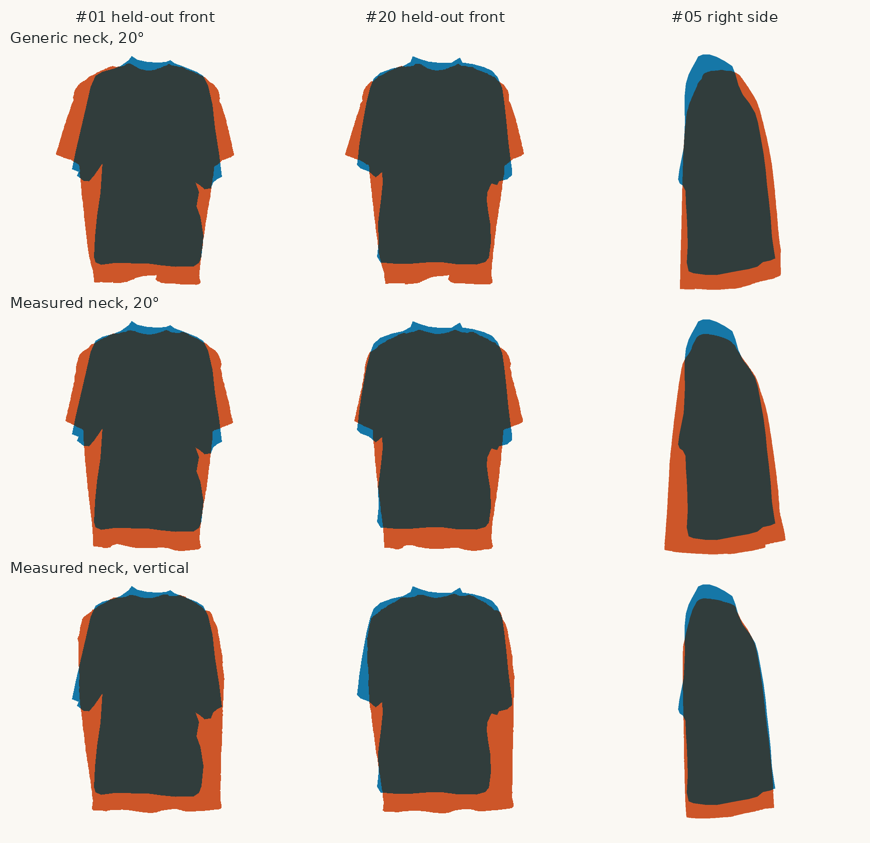
#> input picture examples/auckland-display-neck-overlay.png, 870 x 843 px
$ python -i evaluate_camera_plane.py   (imports and definitions only)
#> lines starting #> are read from the running program, lines starting #| are printed output that depends on the picture; after the words box and inside, x2 and y2 are one past the last pixel; in counts of white or black regions, pixels touching at a corner belong together
#> further down, picture is the input picture: shape (843, 870, 3); mean B, G, R 184.1, 189.7, 193.4
"""Archive a real RGB-only capture using a separately measured camera-to-table plane."""

from argparse import ArgumentParser
from pathlib import Path
from shutil import copyfile

import numpy as np
from PIL import Image
from scipy import ndimage

from examples.evaluate_auckland_tees import write_json
from examples.evaluate_iri_tee import FRAMES, ITEM, WEIGHTS, checked, download, level_reference
from examples.evaluate_measured_support import frame_data, ray_view
from superarchiveallclo.check_archive import check_archive
from superarchiveallclo.compare_flat import compare_flat, sleeve_angle_from_cuffs
from superarchiveallclo.compare_rgbd import compare as compare_depth
from superarchiveallclo.compare_shape import GRID_MM, compare_masks, crop_surface, metric_mask
from superarchiveallclo.flat_measurements import flat_landmarks
from superarchiveallclo.rectify import prepare
from superarchiveallclo.rgbd import plane_basis, registered_regions
from superarchiveallclo.scan import project
from superarchiveallclo.vision import picture_silhouette


def blue_foreground(rgb):
    """Isolate the blue shirt on this neutral table using only RGB."""
    r, g, b = rgb.astype(np.int16).transpose(2, 0, 1)
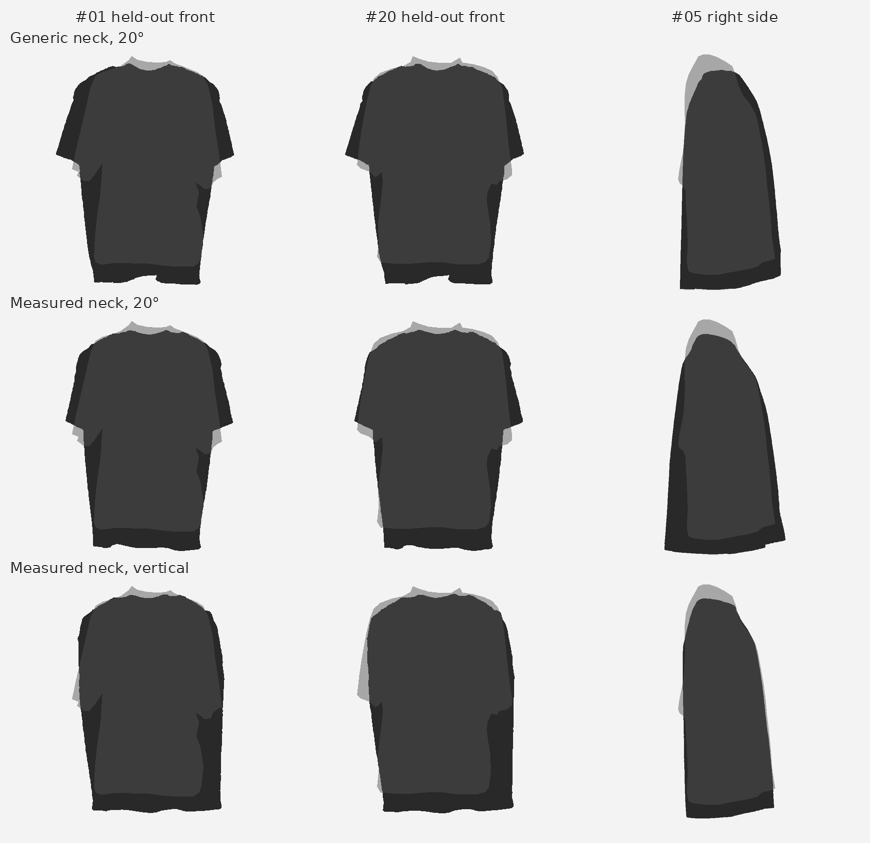
#> r: shape (843, 870) int16; min 24, max 255, mean 184.1
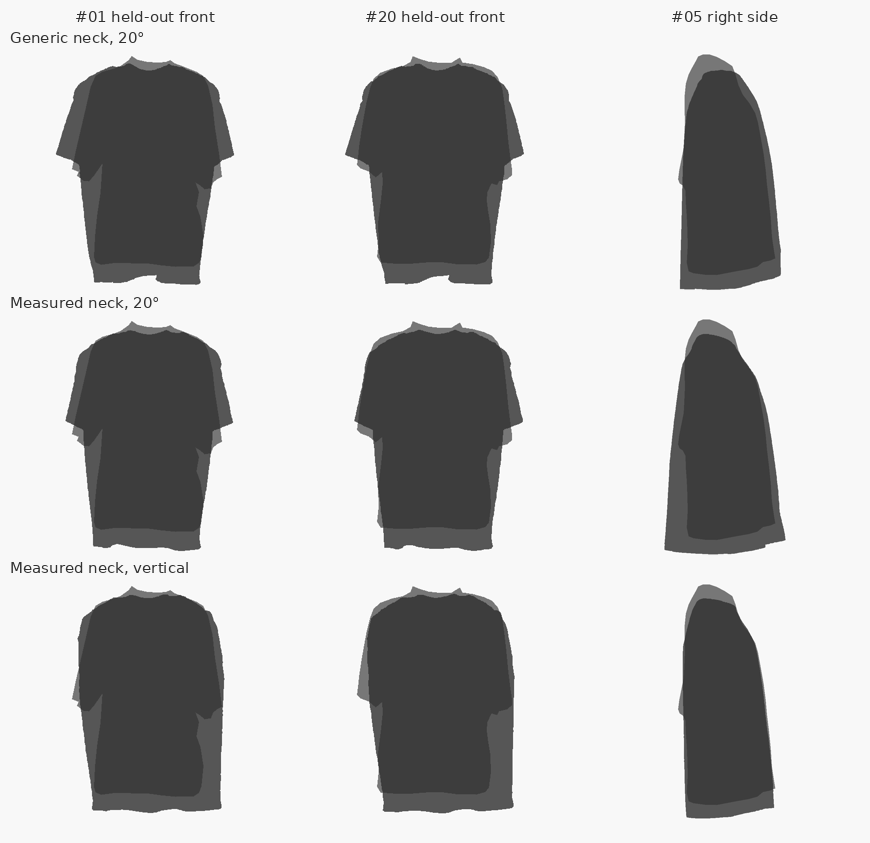
#> g: shape (843, 870) int16; min 50, max 255, mean 189.7
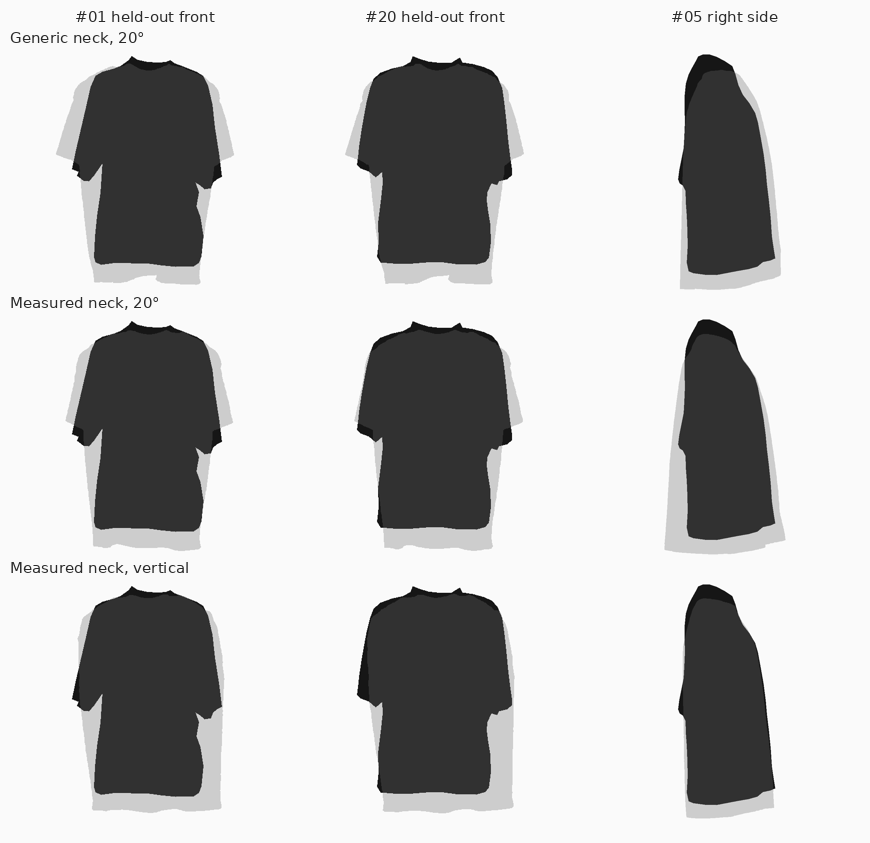
#> b: shape (843, 870) int16; min 3, max 255, mean 193.4
    blue = ndimage.binary_opening((b - r > 34) & (b - g > 18) & (b > 85), iterations=2)
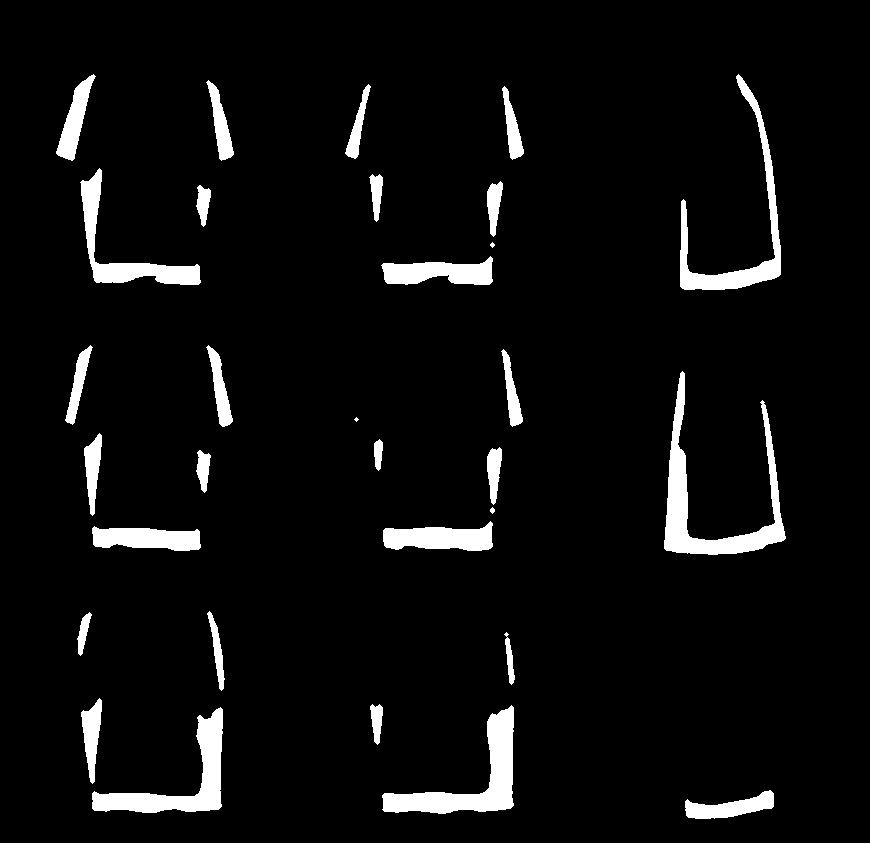
#> blue: shape (843, 870) bool; 5.4% white; 31 white regions (2 under 20 px), largest, box (x1, y1, x2, y2) and area: (664, 371, 786, 555) 5119, (382, 705, 514, 814) 4370, (92, 707, 223, 813) 3912
    blue = ndimage.binary_fill_holes(ndimage.binary_closing(blue, iterations=2))
#> blue: shape (843, 870) bool; 5.4% white; 31 white regions (2 under 20 px), largest, box (x1, y1, x2, y2) and area: (664, 371, 786, 555) 5124, (382, 705, 514, 814) 4370, (92, 707, 223, 813) 3915
    labels, _ = ndimage.label(blue)
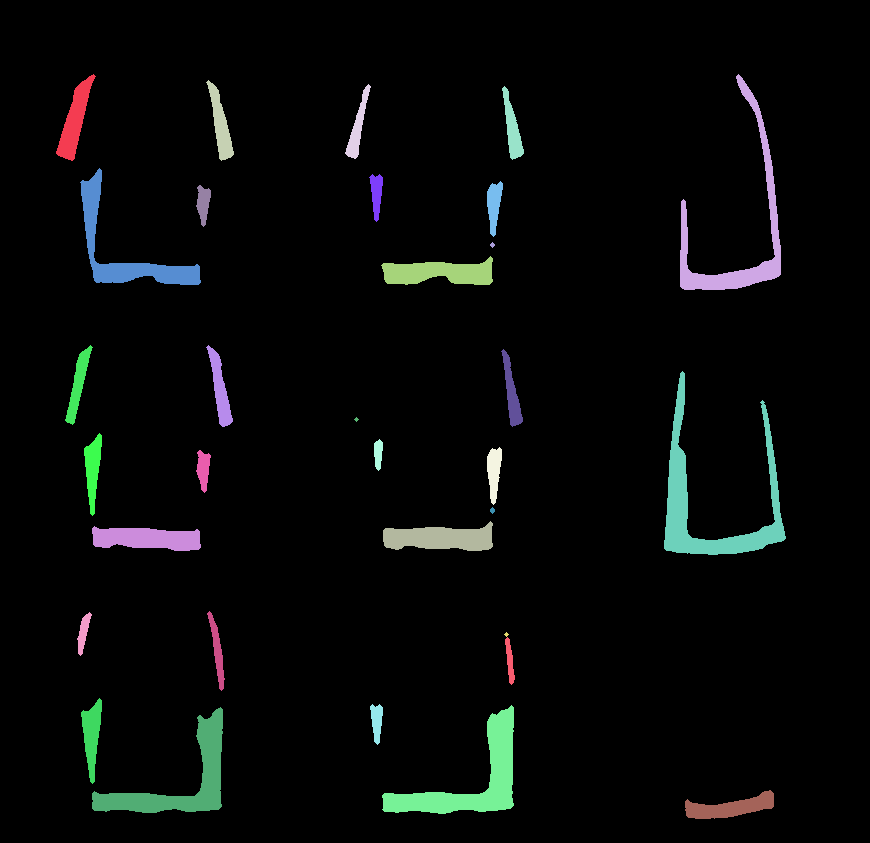
#> labels: shape (843, 870) int32; 33 distinct labels, from 0 to 32; one colour per label, 0 black
    counts = np.bincount(labels.ravel())
#> counts = 33 values, max 693715 at index 0, min 13 at index 16, mean 22224.5
    counts[0] = 0
    if not counts.max():
        raise ValueError("The blue shirt is not visible in this RGB frame")
    return labels == counts.argmax()
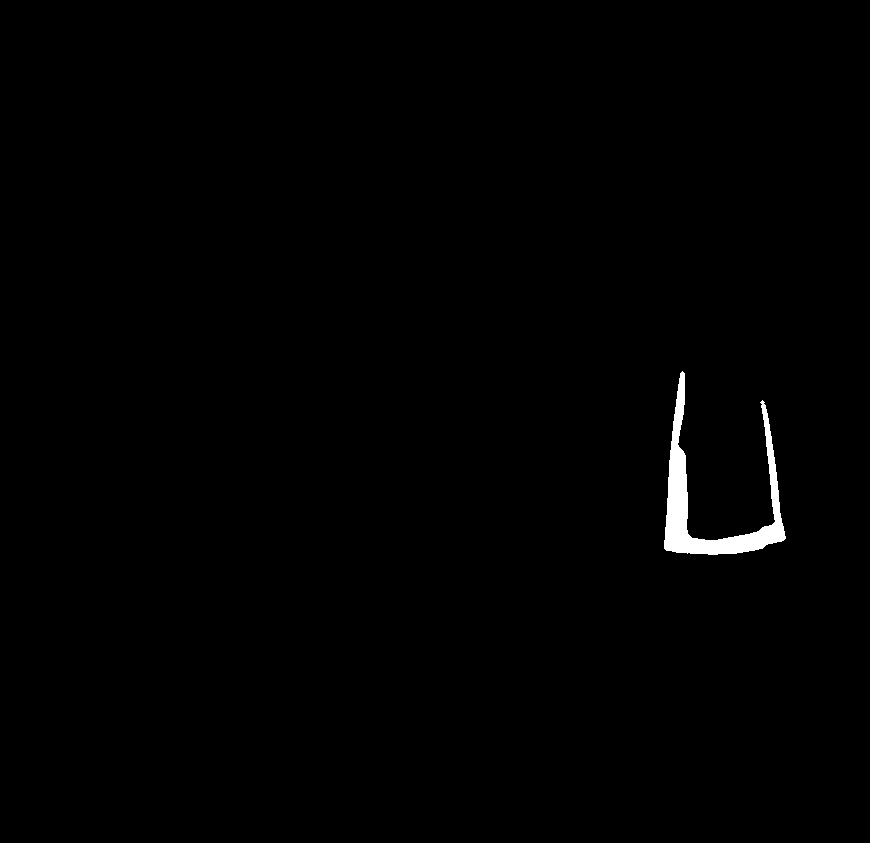
#> returned value: shape (843, 870) bool; 0.7% white; 1 white region, box (x1, y1, x2, y2) and area: (664, 371, 786, 555) 5124


# [84 lines left out: functions evaluate, main, not called in this run]


# [2 lines not run here, left out]

>>> import cv2
>>> picture = cv2.imread('auckland-display-neck-overlay.png')
>>> result = blue_foreground(picture)

$ run again, on examples/rgbench-landmark-overlay.png
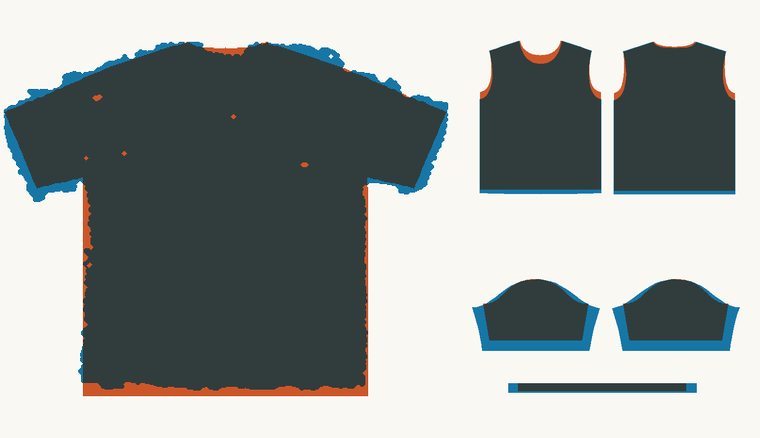
#> input picture examples/rgbench-landmark-overlay.png, 760 x 438 px
#> picture is the input picture: shape (438, 760, 3); mean B, G, R 156.3, 158.5, 152.9
#> in blue_foreground, `blue = ndimage.binary_opening((b - r > 34) & (b - g > 18) & (b > 85), ..`:
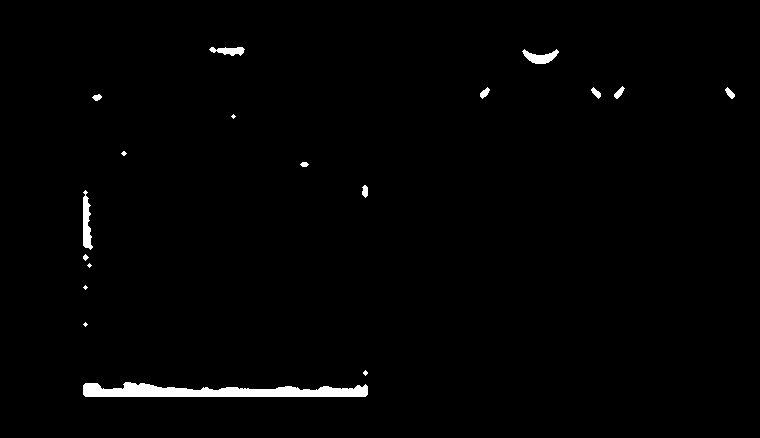
#> blue: shape (438, 760) bool; 1.2% white; 18 white regions (6 under 20 px), largest, box (x1, y1, x2, y2) and area: (83, 382, 368, 397) 2772, (83, 190, 93, 250) 371, (522, 49, 559, 64) 290
#> labels: shape (438, 760) int32; 19 distinct labels, from 0 to 18
#> counts = 19 values, max 328734 at index 0, min 13 at index 8, mean 17520
#> in blue_foreground, `return labels == counts.argmax()`:
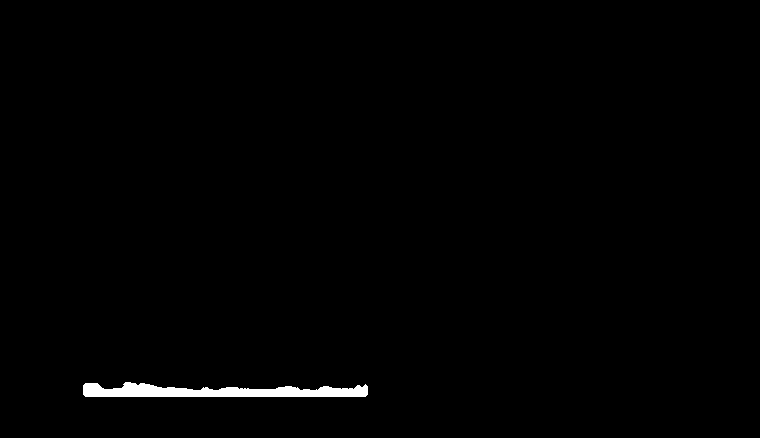
#> returned value: shape (438, 760) bool; 0.83% white; 1 white region, box (x1, y1, x2, y2) and area: (83, 382, 368, 397) 2778

$ run again, on examples/rgbench-mass-overlay.png
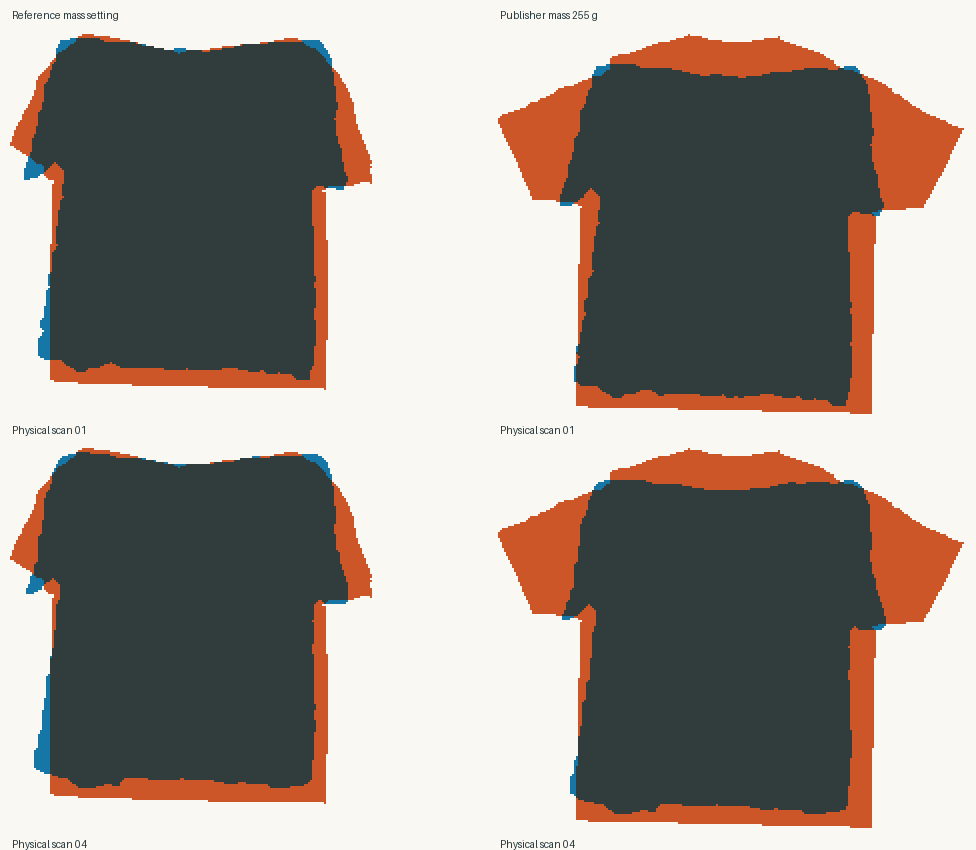
#> input picture examples/rgbench-mass-overlay.png, 976 x 850 px
#> picture is the input picture: shape (850, 976, 3); mean B, G, R 143.1, 150.1, 157.5
#> in blue_foreground, `labels, _ = ndimage.label(blue)`:
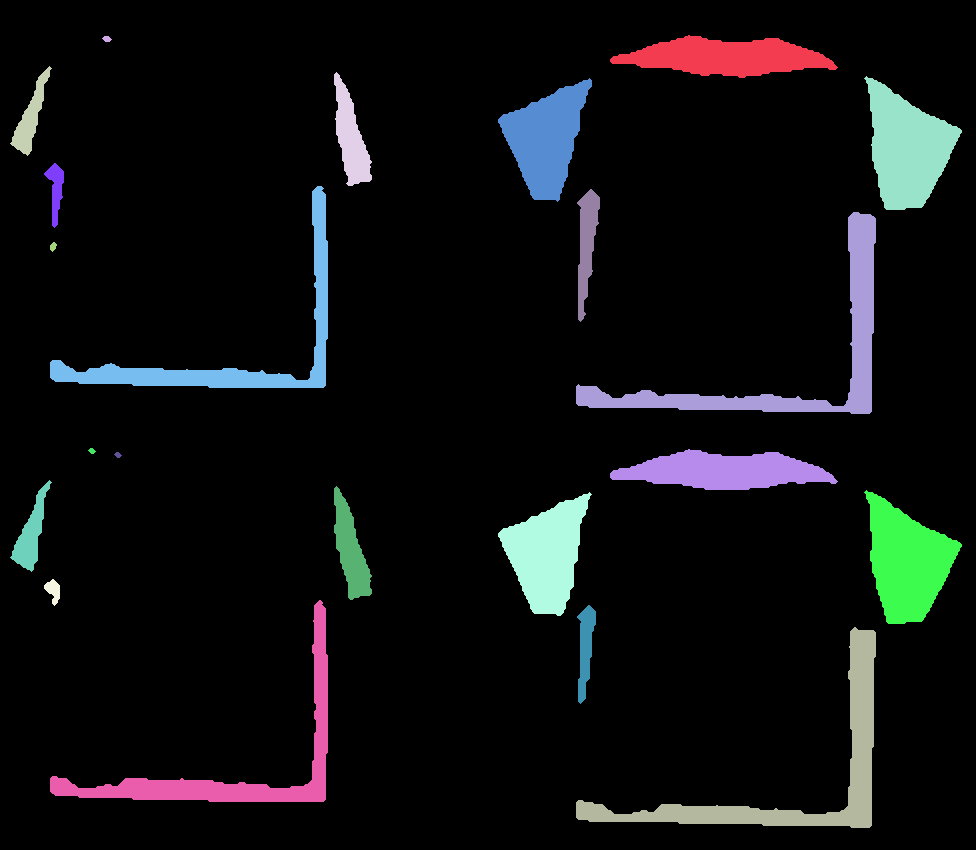
#> labels: shape (850, 976) int32; 23 distinct labels, from 0 to 22; one colour per label, 0 black
#> counts = 23 values, max 747639 at index 0, min 30 at index 12, mean 36069.6
#> in blue_foreground, `return labels == counts.argmax()`:
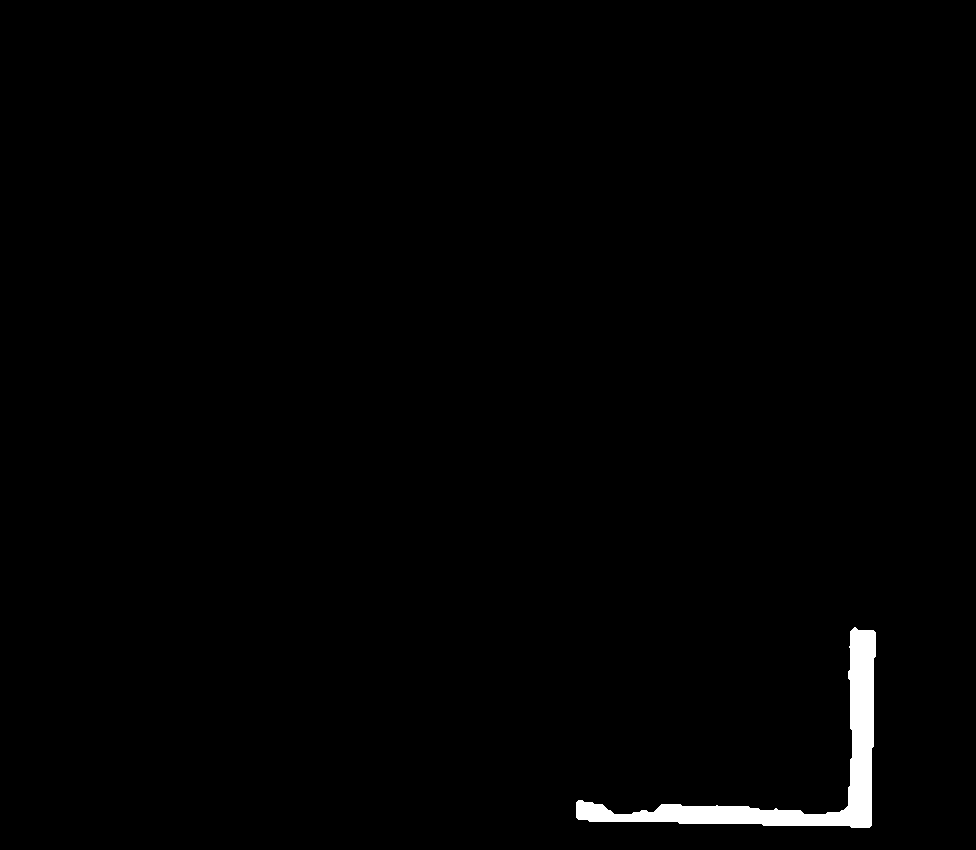
#> returned value: shape (850, 976) bool; 1.1% white; 1 white region, box (x1, y1, x2, y2) and area: (576, 627, 876, 828) 8875
